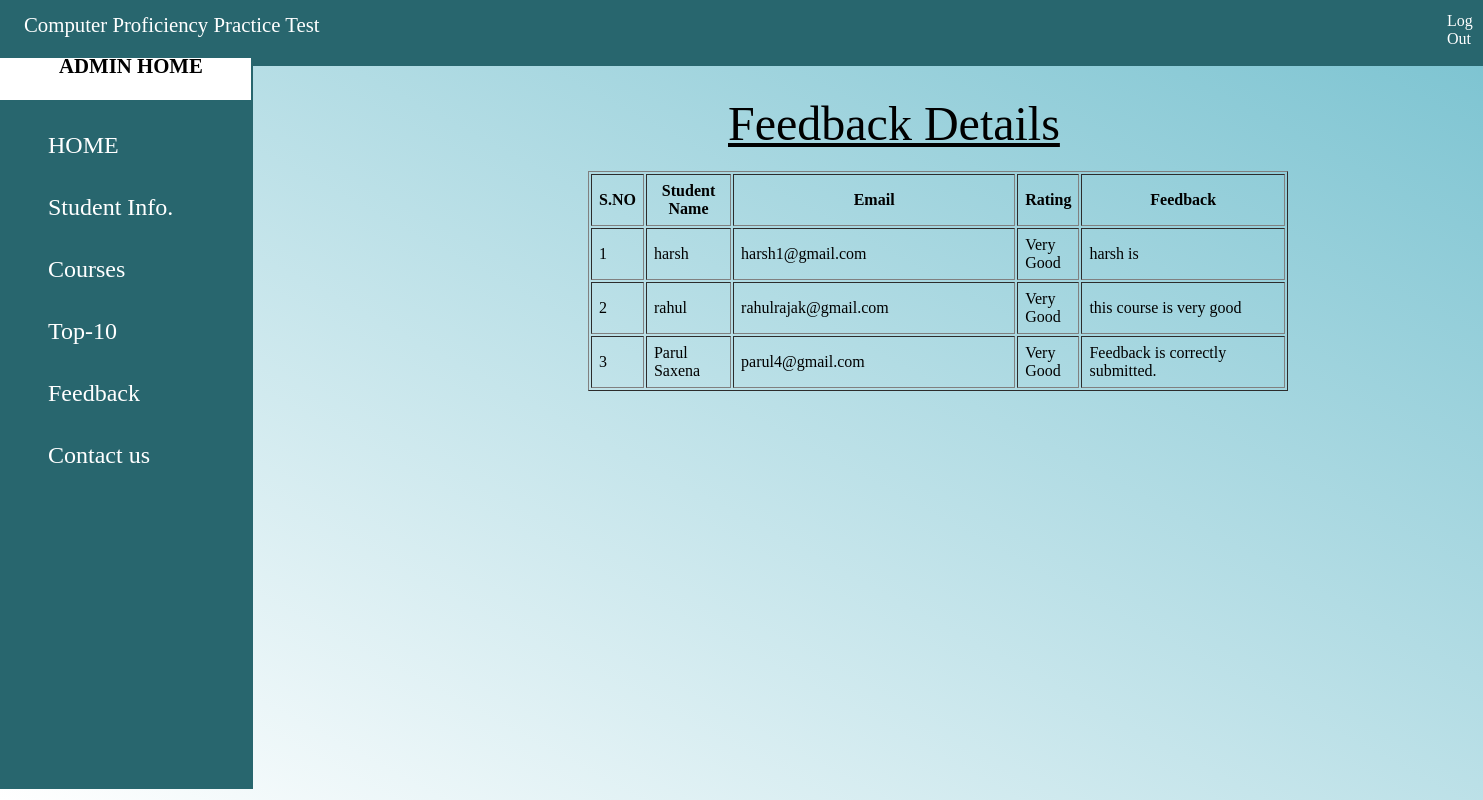
Page /admin_feedback.php on the committed database.
### tables this page shows
CREATE TABLE `feedback` (
  `fno` int(11) NOT NULL,
  `fname` varchar(255) NOT NULL,
  `email` varchar(255) NOT NULL,
  `rating` varchar(255) NOT NULL,
  `comment` text NOT NULL
);

### admin_feedback.php (the view, shortened to what this page needs)
<!DOCTYPE html>
<html lang="en">
<head>
    <link rel="stylesheet" href="admin_feedback.css">
</head>
<body>
  <div class="div" style='margin-left: -1rem; background-color: #28666e; border-bottom: white; padding: 0rem 0rem 0.5rem 0rem'>
       <div class="name" style='color: white; margin-left: 2rem'><ion-icon name="logo-buffer" style='color: white'></ion-icon> Computer Proficiency Practice Test </div>
      <div class="log_out">  <a href="index.php">  Log Out </a></div>
    </div>
    <div class="feedback_form">
        <div class="feeds">Feedback Details</div>
    </div>
<section class="section">
<form >
    <div class="home">
      <div class="add" style='padding: 1.3rem 2rem 2.3rem 3.5rem;font-size: 1.2rem; weight: 2rem;  margin-top: 3.65rem; margin-left: -2rem ; margin-right: 7rem; background-color: white; font-size: 1.3rem; font-weight: bold; border-right: 2px solid #28666e; '>  <ion-icon style='color: black' class="icon" name="person-circle-outline"></ion-icon><div class="admin" style='color: black'> ADMIN  HOME </div></div>
      <div class="main" style='background-color: #28666e; margin-top: -1rem;  padding: 2rem 2rem 20rem 4rem; margin-left: -1rem;
    margin-right: 7rem; font-size: 1.5rem; margin-bottom: 15rem;'>
      <div class="hom"> <ion-icon name="home-outline"></ion-icon>
       <a href="ahome.php"> HOME</a>
      </div>
      <div class="student"><ion-icon name="people-outline"></ion-icon>
       <a href="admin_stu_info.php"> Student Info.</a>
     </div>
     <div class="course"><ion-icon name="book-outline"></ion-icon>
       <a href="admin_course.php"> Courses </a>
     </div>
     <div class="top"><ion-icon name="ribbon-outline"></ion-icon>
     <a href="admin_top.php">   Top-10 </a>
     </div>
     <div class="feedback"><ion-icon name="document-text-outline"></ion-icon>
       <a href="admin_feedback.php"> Feedback </a>
    </div>
      <div class="contect"><ion-icon name="help-circle-outline"></ion-icon>
      <a href="admin_contect.html"> Contact us</a>
    </div>
     </div>
   </div>
</form>
</section>
<?php
    $dbhost = 'localhost';
    $dbuser = 'root';
    $db = 'cpct';
    $conn = mysqli_connect($dbhost, $dbuser, '', $db);
    $query = "SELECT * FROM feedback order by fno ASC";
    $data = mysqli_query($conn, $query);
    $total = mysqli_num_rows($data);
    if ($total != 0) {?>
<div class="stable">
    <table border="1px" align="center" cellpadding="7"  width="700px"  >
    <tr  >
      <th name="Sno" class="sno">S.NO</th>
      <th class="namee" name="fname">Student Name</th>
      <th class="date" name="email">Email </th>
      <th class="rate" name="rating">Rating </th>
        <th class="fed" name="comments">Feedback</th>
       </tr>
       </div>
       <?php
     $n = 1;
        while ($result = mysqli_fetch_assoc($data)) {
          echo "<tr>
          <td>" . $n . "</td>
          <td>" . $result['fname'] . "</td>
          <td>" . $result['email'] . "</td>
          <td>" . $result['rating'] . "</td>
          <td>" . $result['comment'] . "</td>
        </tr>
        ";
        $n++;}
    } else {
      echo "NO record found";
    }
    ?>
</body>
</html>

### admin_feedback.css (style rules this page uses)
.name { margin-left: 350px; font-size: 1.3rem; margin-top: 18px; }
.log_out { margin-left: 1455px; margin-top: -25px; margin-bottom: 10px; }
.log_out a { text-decoration: none; color: white; }
.admin { margin-top: -25px; margin-left: 35px; }
.section { width: 365px; position: fixed; left: 0; top: 0; height: 100%; }
.div { border-bottom: 2px solid black; margin-top: -15px; background-color: rgb(214, 72, 72); border-top: 2px solid black; color: white; margin-right: -8px; }
.add { margin-top: -20px; }
.main { margin-top: 100px; justify-content: space-between; flex-direction: column; color: white; }
.hom { margin-bottom: 35px; }
.hom a { text-decoration: none; color: white; }
.student { margin-bottom: 35px; }
.student a { text-decoration: none; color: white; }
.course { margin-bottom: 35px; }
.course a { text-decoration: none; color: white; }
.top { margin-bottom: 35px; }
.top a { text-decoration: none; color: white; }
.feedback { margin-bottom: 35px; }
.feedback a { text-decoration: none; color: white; }
.contect a { text-decoration: none; color: white; }
.feeds { margin-left: 720px; margin-top: 30px; font-size: 3rem ; text-decoration: underline; }
.stable { margin-left: 480px; margin-top: 20px; margin-right: 320px; width: 900px; }
.sno { width: 40px; }
.namee { width: 700px; }
.date { width: 5000px; }
.fed { width: 5000px; }

### admin_feedback.php (style rules this page uses)
body { background: linear-gradient(to bottom left, #79c2d0 , white); background-attachment: fixed; }

### rows in the picture
feedback: fname "harsh", email "harsh1@gmail.com", rating "Very Good", comment "harsh is"
feedback: fname "rahul", email "rahulrajak@gmail.com", rating "Very Good", comment "this course is very good"
feedback: fname "Parul Saxena", email "parul4@gmail.com", rating "Very Good", comment "Feedback is correctly submitted."
